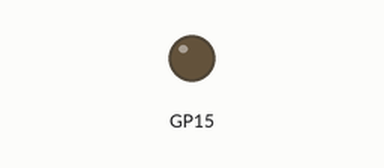
The program below on a simulated Raspberry Pi Pico running MicroPython. Shown: output pins drawn as LEDs (lit = HIGH). What the program prints to the serial console is not drawn.

Above: at 0.4 s.
At 39.39 s:
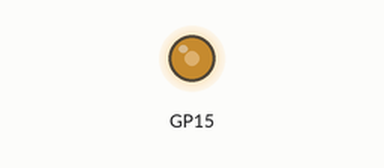
Timing chart, 0 to 40.0 s (numbered marks = the images above):
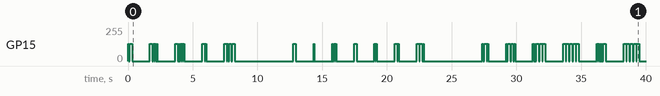

The program:

main.py
```python
from machine import Pin, PWM
from rp2 import PIO, StateMachine, asm_pio

class RP_CW:
  def __init__(self, pin):
    from machine import Pin
    from rp2 import PIO, StateMachine, asm_pio

    @asm_pio(set_init=PIO.OUT_LOW)
    def square():
      wrap_target()
      set(pins, 1)
      set(pins, 0)
      wrap()

    self.pin = Pin(pin, Pin.OUT)
    self.f = 7030000
    self.sm = rp2.StateMachine(0, square, freq=2*self.f, set_base=self.pin)

  def on(self):
    self.sm.active(1)

  def off(self):
    self.sm.active(0)

  def frequency(self, frq):
    self.f = frq

class CWMorse:
  character_speed = 18

  def __init__(self, pin, freq):
    self.cw = RP_CW(pin)
    self.cw.frequency(freq)

  def speed(self, overall_speed):
    if overall_speed >= 18:
      self.character_speed = overall_speed
    units_per_minute = int(self.character_speed * 50)        # The word PARIS is 50 units of time
    OVERHEAD = 2
    self.DOT = int(60000 / units_per_minute) - OVERHEAD
    self.DASH = 3 * self.DOT
    self.CYPHER_SPACE = self.DOT

    if overall_speed >= 18:
      self.LETTER_SPACE = int(3 * self.DOT) - self.CYPHER_SPACE
      self.WORD_SPACE = int(7 * self.DOT) - self.CYPHER_SPACE
    else:
      # Farnsworth timing from “https://www.arrl.org/files/file/Technology/x9004008.pdf”
      farnsworth_spacing = (60000 * self.character_speed - 37200 * overall_speed) / (overall_speed * self.character_speed)
      farnsworth_spacing *= 60000/68500    # A fudge factor to get the ESP8266 timing closer to correct
      self.LETTER_SPACE = int((3 * farnsworth_spacing) / 19) - self.CYPHER_SPACE
      self.WORD_SPACE = int((7 * farnsworth_spacing) / 19) - self.CYPHER_SPACE

  def send(self, str):
    from the_code import code
    from time import sleep_ms
    for c in str:
      if c == ' ':
        self.cw.off()
        sleep_ms(self.WORD_SPACE)
      else:
        cyphers = code[c.upper()]
        for x in cyphers:
          if x == '.':
            self.cw.on()
            sleep_ms(self.DOT)
          else:
            self.cw.on()
            sleep_ms(self.DASH)
          self.cw.off()
          sleep_ms(self.CYPHER_SPACE)
        self.cw.off()
        sleep_ms(self.LETTER_SPACE)

from time import sleep

frequency = 7030000

def main():
  cw = CWMorse(15, frequency)
  cw.speed(5)
  print("CW transmitter")
  msg = "AB6NY testing RP2040 as a 40 meter transmitter sending on " + str(frequency) + " Hertz."
  while True:
    print(msg)
    cw.send(msg)
    sleep(5)

main()
```

the_code.py
```python
code = {
    'A': '.-',
    'B': '-...',
    'C': '-.-.',
    'D': '-..',
    'E': '.',
    'F': '..-.',
    'G': '--.',
    'H': '....',
    'I': '..',
    'J': '.---',
    'K': '-.-',
    'L': '.-..',
    'M': '--',
    'N': '-.',
    'O': '---',
    'P': '.--.',
    'Q': '--.-',
    'R': '.-.',
    'S': '...',
    'T': '-',
    'U': '..-',
    'V': '...-',
    'W': '.--',
    'X': '-..-',
    'Y': '-.--',
    'Z': '--..',
    '0': '-----',
    '1': '.----',
    '2': '..---',
    '3': '...--',
    '4': '....-',
    '5': '.....',
    '6': '-....',
    '7': '--...',
    '8': '---..',
    '9': '----.',
    '.': '.-.-.-',
    ',': '--..--',
    '?': '..--..',
    '\'': '·−−−−·',
    '!': '−·−·−−',
    '/': '−··−·',
    '(': '−·−−·',
    ')': '−·−−·−',
    '&': '·−···',
    ':': '−−−···',
    ';': '−·−·−·',
    '=': '−···−',
    '+': '·−·−·',
    '-': '−····−',
    '_': '··−−·−',
    '"': '·−··−·',
    '$': '···−··−',
    '@': '·−−·−·',
}
```
